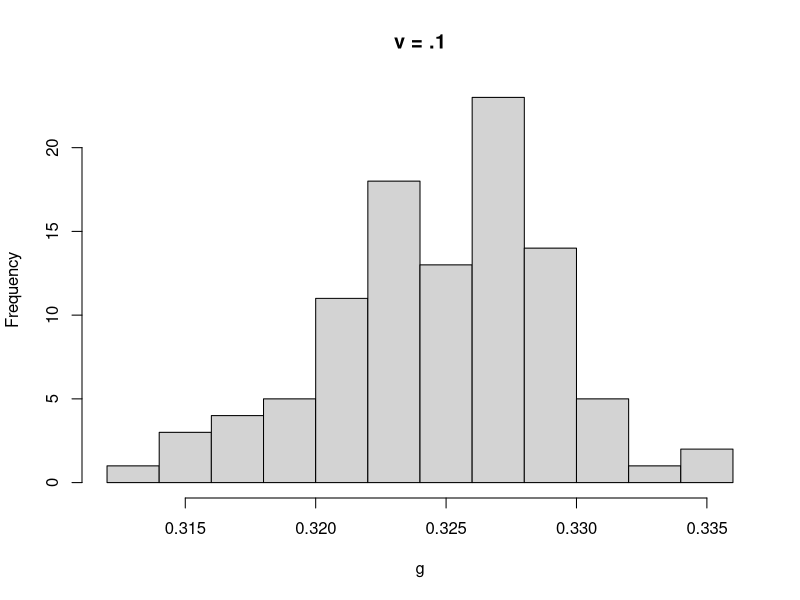
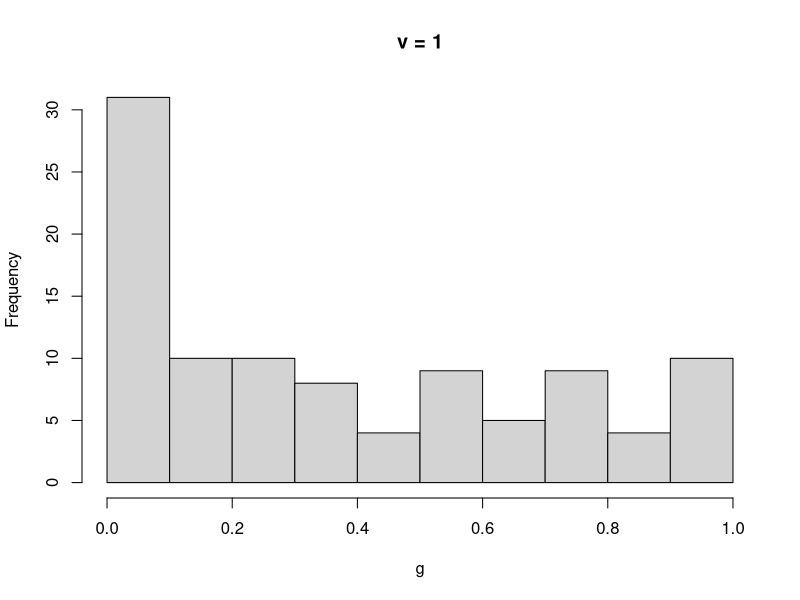
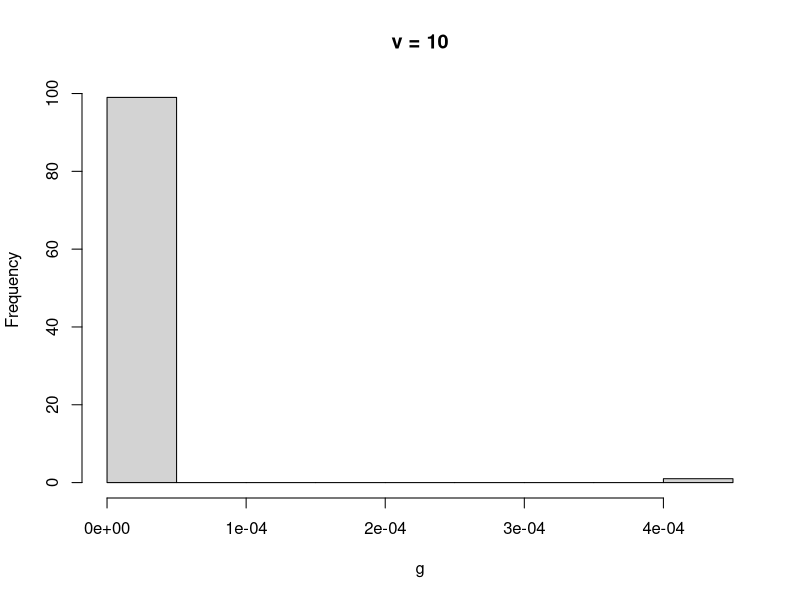

These figures' R source, in order:
#Samantha Maillie
#Homework 4 Problem 2


f <- function(x){
  return (exp(-(x^2)/2))
}
theta.hat<-se <-numeric(3)
#approximately .1359
n = 100
v = .1
x <- rnorm(n, 1.5, (v^2))
g <-f(x)
theta.hat[1] <-mean(g)
se[1] <-sd(g)
hist(g, main = "v = .1")

n = 100
v = 1
x <- rnorm(n, 1.5, (v^2))
g <-f(x)
theta.hat[2] <-mean(g)
se[2] <-sd(g)
hist(g, main = "v = 1")

n = 100
v = 10
x <- rnorm(n, 1.5, (v^2))
g <-f(x)
theta.hat[3] <-mean(g)
se[3] <-sd(g)
hist(g, main = "v = 10")
rbind(theta.hat, se)
